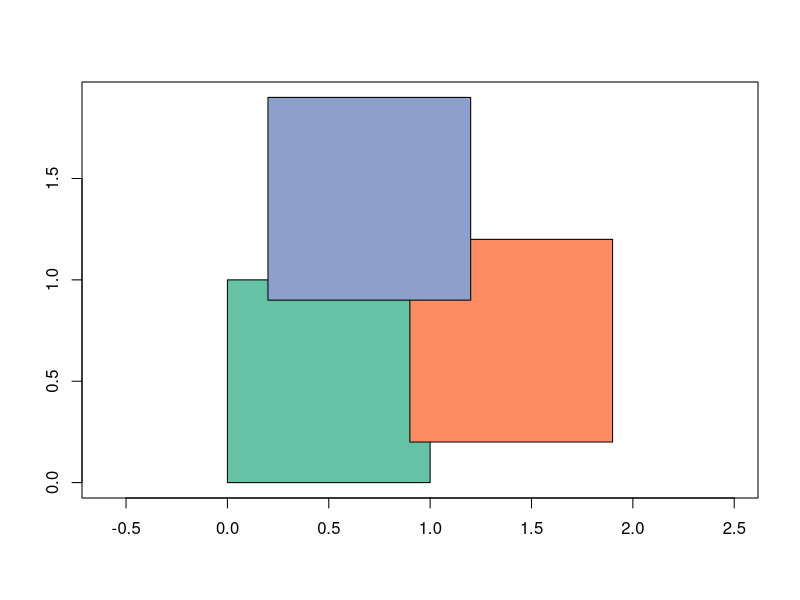
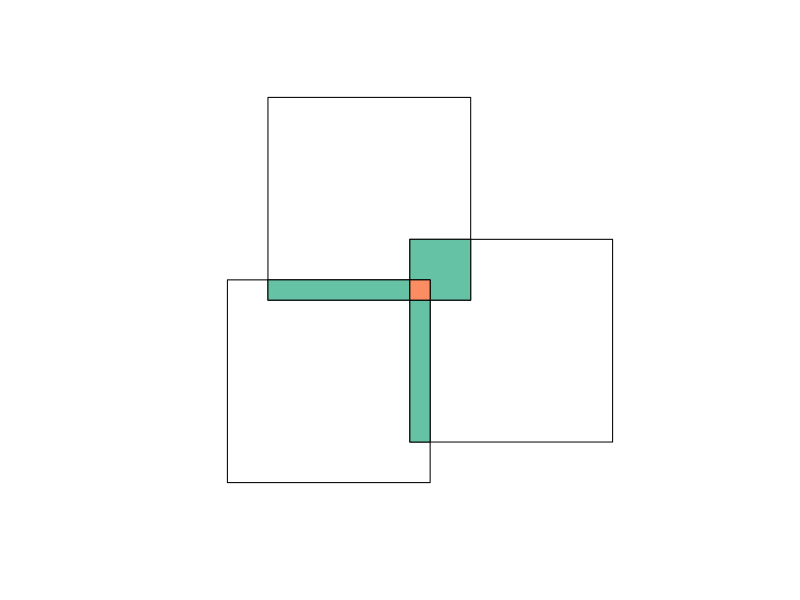
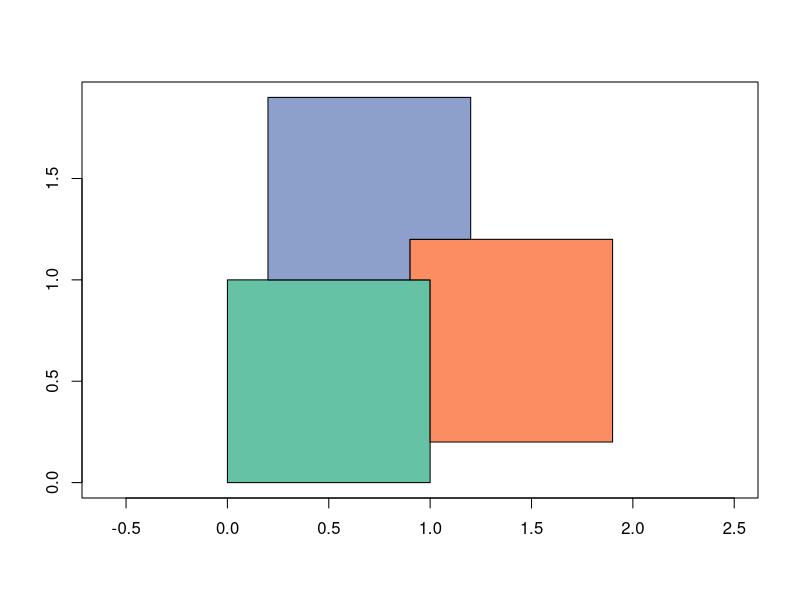

Here is the R script that generated these plots, in order:
# Reference : https://www.r-spatial.org/r/2017/12/21/geoms.html
library(sf)

## Loading required package: methods

## Linking to GEOS 3.5.1, GDAL 2.1.2, proj.4 4.9.3

pol = st_polygon(list(rbind(c(0,0), c(1,0), c(1,1), c(0,1), c(0,0))))
b = st_sfc(pol, pol + c(.9, .2), pol + c(.2, .9))
#par(mar = rep(0, 4))
plot(b,col = sf.colors(3, categorical = TRUE), axes = TRUE)

i = st_intersection(st_sf(b))
#par(mar = rep(0, 9))
cl = sf.colors(3, categorical = TRUE)
plot(b)
plot(i[i$n.overlaps == 2,], col = cl[1], add = TRUE, axes=TRUE)
plot(i[i$n.overlaps == 3,], col = cl[2], add = TRUE, axes=TRUE)

(i = st_intersection(b))

d = st_difference(b)
plot(d, col = cl, axes=TRUE)
st_overlaps(i)
st_overlaps(d)
